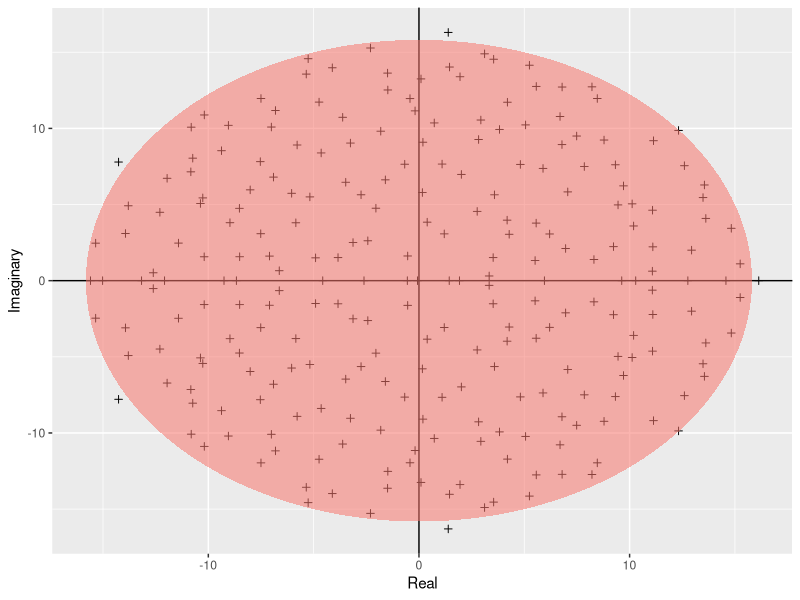

The R script that drew this image:
#!/usr/bin/env R 

#A demonstration of Girkos's law

require(ggplot2)

build_ellipse <- function(hradius, vradius){ # function that returns an ellipse
  npoints = 250
  a <- seq(0, 2 * pi, length = npoints + 1)
  x <- hradius * cos(a)
  y <- vradius * sin(a)  
  return(data.frame(x = x, y = y))
}

N <- 250 # Assign size of the matrix

M <- matrix(rnorm(N * N), N, N) # Build the matrix

eigvals <- eigen(M)$values # Find the eigenvalues

eigDF <- data.frame("Real" = Re(eigvals), "Imaginary" = Im(eigvals)) # Build a dataframe

my_radius <- sqrt(N) # The radius of the circle is sqrt(N)

ellDF <- build_ellipse(my_radius, my_radius) # Dataframe to plot the ellipse

names(ellDF) <- c("Real", "Imaginary") # rename the columns



# plot the eigenvalues
p <- ggplot(eigDF, aes(x = Real, y = Imaginary))
p <- p +
  geom_point(shape = I(3)) +
  theme(legend.position = "none")

# now add the vertical and horizontal line
p <- p + geom_hline(aes(yintercept = 0))
p <- p + geom_vline(aes(xintercept = 0))

# finally, add the ellipse
p <- p + geom_polygon(data = ellDF, aes(x = Real, y = Imaginary, alpha = 1/20, fill = "red"))

pdf("../Results/Girko.pdf")
print(p)
graphics.off()
